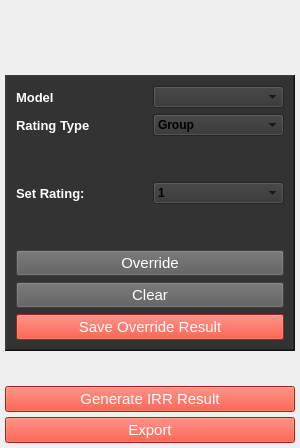
                  <widget class="QFrame" name="frame_home_stat">
                   <property name="sizePolicy">
                    <sizepolicy hsizetype="Preferred" vsizetype="Preferred">
                     <horstretch>20</horstretch>
                     <verstretch>0</verstretch>
                    </sizepolicy>
                   </property>
                   <property name="minimumSize">
                    <size>
                     <width>300</width>
                     <height>0</height>
                    </size>
                   </property>
                   <property name="maximumSize">
                    <size>
                     <width>220</width>
                     <height>16777215</height>
                    </size>
                   </property>
                   <property name="frameShape">
                    <enum>QFrame::NoFrame</enum>
                   </property>
                   <property name="frameShadow">
                    <enum>QFrame::Plain</enum>
                   </property>
                   <layout class="QVBoxLayout" name="verticalLayout_6">
                    <property name="spacing">
                     <number>5</number>
                    </property>
                    <property name="leftMargin">
                     <number>5</number>
                    </property>
                    <property name="topMargin">
                     <number>5</number>
                    </property>
                    <property name="rightMargin">
                     <number>5</number>
                    </property>
                    <property name="bottomMargin">
                     <number>5</number>
                    </property>
                    <item>
                     <spacer name="verticalSpacer_12">
                      <property name="orientation">
                       <enum>Qt::Vertical</enum>
                      </property>
                      <property name="sizeType">
                       <enum>QSizePolicy::Fixed</enum>
                      </property>
                      <property name="sizeHint" stdset="0">
                       <size>
                        <width>20</width>
                        <height>70</height>
                       </size>
                      </property>
                     </spacer>
                    </item>
                    <item>
                     <widget class="QFrame" name="frame_6">
                      <property name="enabled">
                       <bool>true</bool>
                      </property>
                      <property name="sizePolicy">
                       <sizepolicy hsizetype="Preferred" vsizetype="Fixed">
                        <horstretch>0</horstretch>
                        <verstretch>0</verstretch>
                       </sizepolicy>
                      </property>
                      <property name="minimumSize">
                       <size>
                        <width>30</width>
                        <height>100</height>
                       </size>
                      </property>
                      <property name="font">
                       <font>
                        <stylestrategy>PreferDefault</stylestrategy>
                       </font>
                      </property>
                      <property name="autoFillBackground">
                       <bool>false</bool>
                      </property>
                      <property name="styleSheet">
                       <string notr="true">background-color:rgb(51, 51, 51);</string>
                      </property>
                      <property name="frameShape">
                       <enum>QFrame::WinPanel</enum>
                      </property>
                      <property name="frameShadow">
                       <enum>QFrame::Raised</enum>
                      </property>
                      <layout class="QVBoxLayout" name="verticalLayout_18">
                       <item>
                        <layout class="QHBoxLayout" name="horizontalLayout_38">
                         <item>
                          <widget class="QLabel" name="label_26">
                           <property name="font">
                            <font>
                             <family>Arial</family>
                             <pointsize>10</pointsize>
                             <weight>75</weight>
                             <bold>true</bold>
                            </font>
                           </property>
                           <property name="styleSheet">
                            <string notr="true">color: rgb(255, 255, 255);</string>
                           </property>
                           <property name="text">
                            <string>Model</string>
                           </property>
                          </widget>
                         </item>
                         <item>
                          <widget class="QComboBox" name="model_combobox">
                           <property name="font">
                            <font>
                             <family>Arial</family>
                             <pointsize>9</pointsize>
                             <weight>75</weight>
                             <bold>true</bold>
                            </font>
                           </property>
                           <property name="styleSheet">
                            <string notr="true">border-color: rgb(255, 255, 255);
color: rgb(255, 255, 255);
selection-color: rgb(255, 255, 255);
drop-down{rgb(255, 255, 255)}</string>
                           </property>
                          </widget>
                         </item>
                        </layout>
                       </item>
                       <item>
                        <layout class="QHBoxLayout" name="horizontalLayout_36">
                         <item>
                          <widget class="QLabel" name="label_23">
                           <property name="font">
                            <font>
                             <family>Arial</family>
                             <pointsize>10</pointsize>
                             <weight>75</weight>
                             <bold>true</bold>
                            </font>
                           </property>
                           <property name="styleSheet">
                            <string notr="true">color: rgb(255, 255, 255);</string>
                           </property>
                           <property name="text">
                            <string>Rating Type</string>
                           </property>
                          </widget>
                         </item>
                         <item>
                          <widget class="QComboBox" name="rating_type_combobox">
                           <property name="font">
                            <font>
                             <family>Arial</family>
                             <pointsize>9</pointsize>
                             <weight>75</weight>
                             <bold>true</bold>
                            </font>
                           </property>
                           <property name="styleSheet">
                            <string notr="true">border-color: rgb(255, 255, 255);
color: rgb(255, 255, 255);
selection-color: rgb(255, 255, 255);
drop-down{rgb(255, 255, 255)}</string>
                           </property>
                           <item>
                            <property name="text">
                             <string>Group</string>
                            </property>
                           </item>
                           <item>
                            <property name="text">
                             <string>ESE</string>
                            </property>
                           </item>
                           <item>
                            <property name="text">
                             <string>CH</string>
                            </property>
                           </item>
                           <item>
                            <property name="text">
                             <string>US Basic</string>
                            </property>
                           </item>
                           <item>
                            <property name="text">
                             <string>US MSLA</string>
                            </property>
                           </item>
                          </widget>
                         </item>
                        </layout>
                       </item>
                       <item>
                        <spacer name="verticalSpacer_11">
                         <property name="orientation">
                          <enum>Qt::Vertical</enum>
                         </property>
                         <property name="sizeType">
                          <enum>QSizePolicy::Preferred</enum>
                         </property>
                         <property name="sizeHint" stdset="0">
                          <size>
                           <width>20</width>
                           <height>40</height>
                          </size>
                         </property>
                        </spacer>
                       </item>
                       <item>
                        <layout class="QHBoxLayout" name="horizontalLayout_37">
                         <item>
                          <widget class="QLabel" name="label_25">
                           <property name="font">
                            <font>
                             <family>Arial</family>
                             <pointsize>10</pointsize>
                             <weight>75</weight>
                             <bold>true</bold>
                            </font>
                           </property>
                           <property name="styleSheet">
                            <string notr="true">color: rgb(255, 255, 255);</string>
                           </property>
                           <property name="text">
                            <string>Set Rating:</string>
                           </property>
                          </widget>
                         </item>
                         <item>
                          <widget class="QComboBox" name="set_rating_combobox">
                           <property name="font">
                            <font>
                             <family>Arial</family>
                             <pointsize>9</pointsize>
                             <weight>75</weight>
                             <bold>true</bold>
                            </font>
                           </property>
                           <property name="styleSheet">
                            <string notr="true">border-color: rgb(255, 255, 255);
color: rgb(255, 255, 255);
selection-color: rgb(255, 255, 255);
drop-down{rgb(255, 255, 255)}</string>
                           </property>
                           <item>
                            <property name="text">
                             <string>1</string>
                            </property>
                           </item>
                           <item>
                            <property name="text">
                             <string>2</string>
                            </property>
                           </item>
                           <item>
                            <property name="text">
                             <string>3</string>
                            </property>
                           </item>
                          </widget>
                         </item>
                        </layout>
                       </item>
                       <item>
                        <spacer name="verticalSpacer_10">
                         <property name="orientation">
                          <enum>Qt::Vertical</enum>
                         </property>
                         <property name="sizeType">
                          <enum>QSizePolicy::Preferred</enum>
                         </property>
                         <property name="sizeHint" stdset="0">
                          <size>
                           <width>20</width>
                           <height>40</height>
                          </size>
                         </property>
                        </spacer>
                       </item>
                       <item>
                        <widget class="QPushButton" name="pushButton_14">
                         <property name="font">
                          <font>
                           <family>Arial</family>
                           <pointsize>11</pointsize>
                          </font>
                         </property>
                         <property name="styleSheet">
                          <string notr="true">color: rgb(255, 255, 255);
background-color: rgb(91, 90, 90);</string>
                         </property>
                         <property name="text">
                          <string>Override</string>
                         </property>
                        </widget>
                       </item>
                       <item>
                        <widget class="QPushButton" name="pushButton_15">
                         <property name="font">
                          <font>
                           <family>Arial</family>
                           <pointsize>11</pointsize>
                          </font>
                         </property>
                         <property name="styleSheet">
                          <string notr="true">color: rgb(255, 255, 255);
background-color: rgb(91, 90, 90);</string>
                         </property>
                         <property name="text">
                          <string>Clear</string>
                         </property>
                        </widget>
                       </item>
                       <item>
                        <widget class="QPushButton" name="pushButton_18">
                         <property name="font">
                          <font>
                           <family>Arial</family>
                           <pointsize>11</pointsize>
                          </font>
                         </property>
                         <property name="autoFillBackground">
                          <bool>false</bool>
                         </property>
                         <property name="styleSheet">
                          <string notr="true">color: rgb(255, 255, 255);
background-color: rgb(231, 49, 27);
border-color: rgb(0, 143, 150);</string>
                         </property>
                         <property name="text">
                          <string>Save Override Result</string>
                         </property>
                         <property name="autoDefault">
                          <bool>false</bool>
                         </property>
                         <property name="default">
                          <bool>false</bool>
                         </property>
                         <property name="flat">
                          <bool>false</bool>
                         </property>
                        </widget>
                       </item>
                      </layout>
                     </widget>
                    </item>
                    <item>
                     <spacer name="verticalSpacer_6">
                      <property name="orientation">
                       <enum>Qt::Vertical</enum>
                      </property>
                      <property name="sizeType">
                       <enum>QSizePolicy::Preferred</enum>
                      </property>
                      <property name="sizeHint" stdset="0">
                       <size>
                        <width>20</width>
                        <height>30</height>
                       </size>
                      </property>
                     </spacer>
                    </item>
                    <item>
                     <widget class="QPushButton" name="pushButton_16">
                      <property name="font">
                       <font>
                        <family>Arial</family>
                        <pointsize>11</pointsize>
                       </font>
                      </property>
                      <property name="autoFillBackground">
                       <bool>false</bool>
                      </property>
                      <property name="styleSheet">
                       <string notr="true">color: rgb(255, 255, 255);
background-color: rgb(231, 49, 27);
border-color: rgb(0, 143, 150);</string>
                      </property>
                      <property name="text">
                       <string>Generate IRR Result</string>
                      </property>
                      <property name="autoDefault">
                       <bool>false</bool>
                      </property>
                      <property name="default">
                       <bool>false</bool>
                      </property>
                      <property name="flat">
                       <bool>false</bool>
                      </property>
                     </widget>
                    </item>
                    <item>
                     <widget class="QPushButton" name="pushButton_17">
                      <property name="font">
                       <font>
                        <family>Arial</family>
                        <pointsize>11</pointsize>
                       </font>
                      </property>
                      <property name="autoFillBackground">
                       <bool>false</bool>
                      </property>
                      <property name="styleSheet">
                       <string notr="true">color: rgb(255, 255, 255);
background-color: rgb(231, 49, 27);
border-color: rgb(0, 143, 150);</string>
                      </property>
                      <property name="text">
                       <string>Export</string>
                      </property>
                      <property name="autoDefault">
                       <bool>false</bool>
                      </property>
                      <property name="default">
                       <bool>false</bool>
                      </property>
                      <property name="flat">
                       <bool>false</bool>
                      </property>
                     </widget>
                    </item>
                   </layout>
                  </widget>
